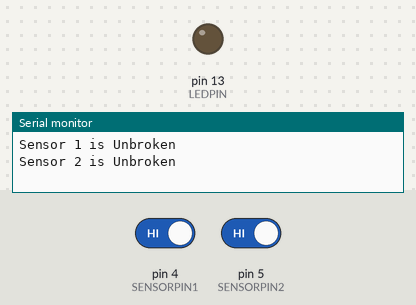
This sketch was run on a simulated Arduino Uno, built with avr-gcc and run on an emulated ATmega328P. On the bench: output pins drawn as LEDs (lit = HIGH), the last lines printed to the serial monitor. The test bench sets the inputs (shaded band); at power-on: pin 4 (SENSORPIN1) HIGH, pin 5 (SENSORPIN2) HIGH.

Above: at 1.2 s.
1.3 s: pin 4 (SENSORPIN1) driven LOW
At 2.5 s:
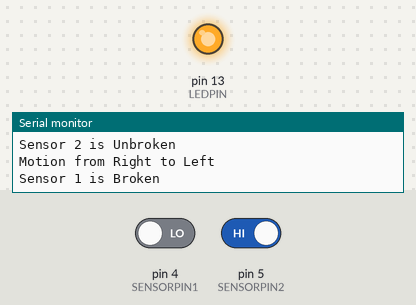
2.8 s: pin 4 (SENSORPIN1) driven HIGH
At 3.6 s:
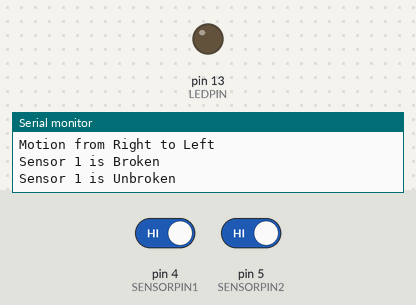
4.3 s: pin 5 (SENSORPIN2) driven LOW
At 4.8 s:
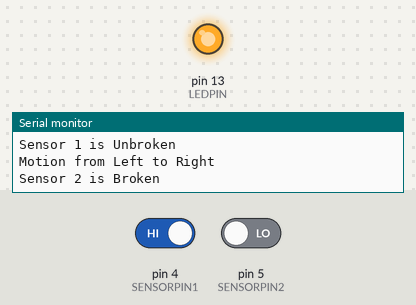
5.8 s: pin 5 (SENSORPIN2) driven HIGH
At 7.1 s:
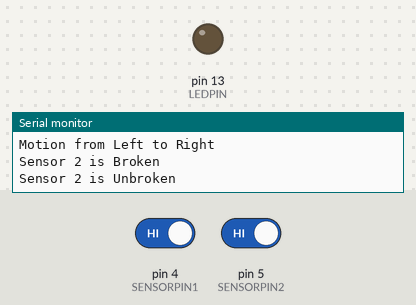
Timing chart, 0 to 8.3 s (numbered marks = the images above; inputs shaded):
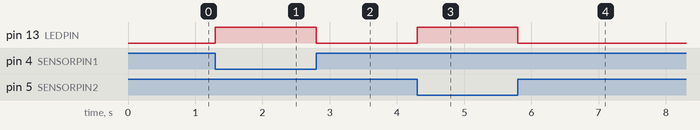

The sketch:

breakbeam.ino
```cpp
/*
  IR Breakbeam sensor demo!
  Updated to support 2 breakbeams
*/

#define LEDPIN 13
#define SENSORPIN1 4
#define SENSORPIN2 5

// variables will change:
int sensorState1 = 0, lastState1 = 0;
int sensorState2 = 0, lastState2 = 0;

void setup() {
  // initialize the LED pin as an output:
  pinMode(LEDPIN, OUTPUT);

  // initialize the sensor pin as an input:
  pinMode(SENSORPIN1, INPUT);
  digitalWrite(SENSORPIN1, HIGH);  // turn on the pullup1
  pinMode(SENSORPIN2, INPUT);
  digitalWrite(SENSORPIN2, HIGH);  // turn on the pullup2

  Serial.begin(9600);
}

void loop() {
  // read the state of the pushbutton value:
  sensorState1 = digitalRead(SENSORPIN1);
  sensorState2 = digitalRead(SENSORPIN2);

  // check if the sensor beam is broken
  // if it is, the sensorState is LOW:
  if (sensorState1 == LOW || sensorState2 == LOW) {
    // turn LED on:
    digitalWrite(LEDPIN, HIGH);
  } else {
    // turn LED off:
    digitalWrite(LEDPIN, LOW);
  }

  // Detect direction based on the order sensors are triggered
  if (sensorState1 == LOW && lastState2 == HIGH && lastState1 == HIGH) {
    Serial.println("Motion from Right to Left");
  } else if (sensorState2 == LOW && lastState1 == HIGH && lastState2 == HIGH) {
    Serial.println("Motion from Left to Right");
  }

  // Print "Broken" or "Unbroken" to the console for each sensor
  if (sensorState1 != lastState1) {
    Serial.print("Sensor 1 is ");
    Serial.println(sensorState1 == LOW ? "Broken" : "Unbroken");
  }
  if (sensorState2 != lastState2) {
    Serial.print("Sensor 2 is ");
    Serial.println(sensorState2 == LOW ? "Broken" : "Unbroken");
  }

  lastState1 = sensorState1;
  lastState2 = sensorState2;
}
```

Measured:
- after the input at 1.3 s, pin 13 (LEDPIN): LOW → HIGH at once
- after the input at 2.8 s, pin 13 (LEDPIN): HIGH → LOW at once
- after the input at 4.3 s, pin 13 (LEDPIN): LOW → HIGH at once
- after the input at 5.8 s, pin 13 (LEDPIN): HIGH → LOW at once
